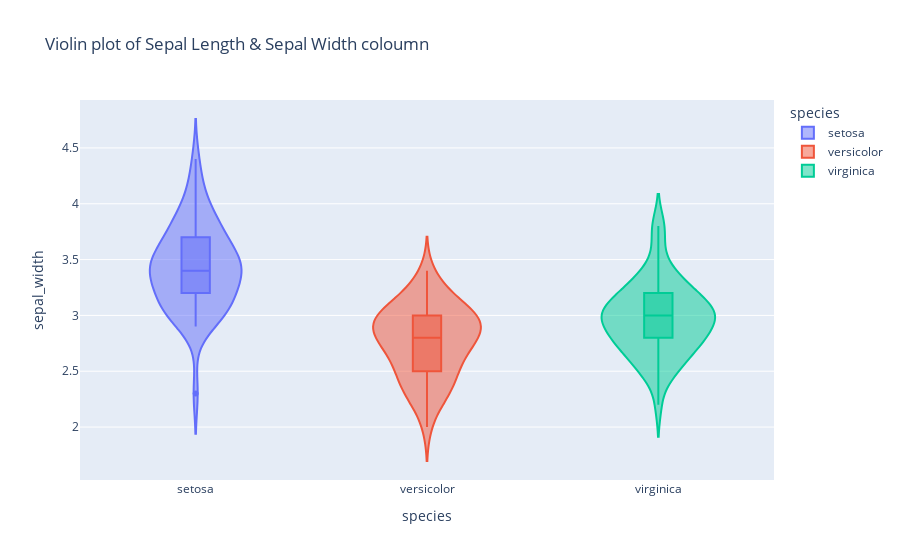

Notebook source saved alongside this figure:
### Markdown cell above
## Violin Plot

### Code cell
fig5=px.violin(df,x='species',y='sepal_width',title='Violin plot of Sepal Length & Sepal Width coloumn', color='species',box=True)
fig5.show()

### Figure 1 — Plotly figure (JSON) as saved in the notebook; plotly's stock layout.template omitted (floating-point values rounded to 4 significant figures)
{"data": [{"alignmentgroup": "True", "box": {"visible": true}, "hovertemplate": "species=%{x}<br>sepal_width=%{y}<extra></extra>", "legendgroup": "setosa", "marker": {"color": "#636efa"}, "name": "setosa", "offsetgroup": "setosa", "orientation": "v", "scalegroup": "True", "showlegend": true, "type": "violin", "x": ["setosa", "setosa", "setosa", "setosa", "setosa", "setosa", "setosa", "setosa", "setosa", "setosa", "setosa", "setosa", "setosa", "setosa", "setosa", "setosa", "setosa", "setosa", "setosa", "setosa", "setosa", "setosa", "setosa", "setosa", "setosa", "setosa", "setosa", "setosa", "setosa", "setosa", "setosa", "setosa", "setosa", "setosa", "setosa", "setosa", "setosa", "setosa", "setosa", "setosa", "setosa", "setosa", "setosa", "setosa", "setosa", "setosa", "setosa", "setosa", "setosa", "setosa"], "x0": " ", "xaxis": "x", "y": [3.5, 3.0, 3.2, 3.1, 3.6, 3.9, 3.4, 3.4, 2.9, 3.1, 3.7, 3.4, 3.0, 3.0, 4.0, 4.4, 3.9, 3.5, 3.8, 3.8, 3.4, 3.7, 3.6, 3.3, 3.4, 3.0, 3.4, 3.5, 3.4, 3.2, 3.1, 3.4, 4.1, 4.2, 3.1, 3.2, 3.5, 3.6, 3.0, 3.4, 3.5, 2.3, 3.2, 3.5, 3.8, 3.0, 3.8, 3.2, 3.7, 3.3], "y0": " ", "yaxis": "y"}, {"alignmentgroup": "True", "box": {"visible": true}, "hovertemplate": "species=%{x}<br>sepal_width=%{y}<extra></extra>", "legendgroup": "versicolor", "marker": {"color": "#EF553B"}, "name": "versicolor", "offsetgroup": "versicolor", "orientation": "v", "scalegroup": "True", "showlegend": true, "type": "violin", "x": ["versicolor", "versicolor", "versicolor", "versicolor", "versicolor", "versicolor", "versicolor", "versicolor", "versicolor", "versicolor", "versicolor", "versicolor", "versicolor", "versicolor", "versicolor", "versicolor", "versicolor", "versicolor", "versicolor", "versicolor", "versicolor", "versicolor", "versicolor", "versicolor", "versicolor", "versicolor", "versicolor", "versicolor", "versicolor", "versicolor", "versicolor", "versicolor", "versicolor", "versicolor", "versicolor", "versicolor", "versicolor", "versicolor", "versicolor", "versicolor", "versicolor", "versicolor", "versicolor", "versicolor", "versicolor", "versicolor", "versicolor", "versicolor", "versicolor", "versicolor"], "x0": " ", "xaxis": "x", "y": [3.2, 3.2, 3.1, 2.3, 2.8, 2.8, 3.3, 2.4, 2.9, 2.7, 2.0, 3.0, 2.2, 2.9, 2.9, 3.1, 3.0, 2.7, 2.2, 2.5, 3.2, 2.8, 2.5, 2.8, 2.9, 3.0, 2.8, 3.0, 2.9, 2.6, 2.4, 2.4, 2.7, 2.7, 3.0, 3.4, 3.1, 2.3, 3.0, 2.5, 2.6, 3.0, 2.6, 2.3, 2.7, 3.0, 2.9, 2.9, 2.5, 2.8], "y0": " ", "yaxis": "y"}, {"alignmentgroup": "True", "box": {"visible": true}, "hovertemplate": "species=%{x}<br>sepal_width=%{y}<extra></extra>", "legendgroup": "virginica", "marker": {"color": "#00cc96"}, "name": "virginica", "offsetgroup": "virginica", "orientation": "v", "scalegroup": "True", "showlegend": true, "type": "violin", "x": ["virginica", "virginica", "virginica", "virginica", "virginica", "virginica", "virginica", "virginica", "virginica", "virginica", "virginica", "virginica", "virginica", "virginica", "virginica", "virginica", "virginica", "virginica", "virginica", "virginica", "virginica", "virginica", "virginica", "virginica", "virginica", "virginica", "virginica", "virginica", "virginica", "virginica", "virginica", "virginica", "virginica", "virginica", "virginica", "virginica", "virginica", "virginica", "virginica", "virginica", "virginica", "virginica", "virginica", "virginica", "virginica", "virginica", "virginica", "virginica", "virginica", "virginica"], "x0": " ", "xaxis": "x", "y": [3.3, 2.7, 3.0, 2.9, 3.0, 3.0, 2.5, 2.9, 2.5, 3.6, 3.2, 2.7, 3.0, 2.5, 2.8, 3.2, 3.0, 3.8, 2.6, 2.2, 3.2, 2.8, 2.8, 2.7, 3.3, 3.2, 2.8, 3.0, 2.8, 3.0, 2.8, 3.8, 2.8, 2.8, 2.6, 3.0, 3.4, 3.1, 3.0, 3.1, 3.1, 3.1, 2.7, 3.2, 3.3, 3.0, 2.5, 3.0, 3.4, 3.0], "y0": " ", "yaxis": "y"}], "layout": {"legend": {"title": {"text": "species"}, "tracegroupgap": 0}, "title": {"text": "Violin plot of Sepal Length & Sepal Width coloumn"}, "violinmode": "overlay", "xaxis": {"anchor": "y", "categoryarray": ["setosa", "versicolor", "virginica"], "categoryorder": "array", "domain": [0, 1], "title": {"text": "species"}}, "yaxis": {"anchor": "x", "domain": [0, 1], "title": {"text": "sepal_width"}}}}
